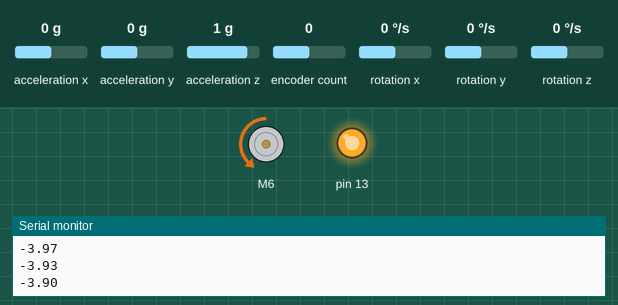
The sketch below on a simulated Arduino Uno, built with avr-gcc and run on an emulated ATmega328P. Shown: DC motor (green arrow = forward, orange = backward, longer = faster), output pins drawn as LEDs (lit = HIGH), the last lines printed to the serial monitor. Wiring (inferred from the names in the program): MPU-6050 motion sensor at I2C address 0x68. The test bench sets the inputs (shaded band); at power-on: acceleration z 1 g, acceleration x 0 g, acceleration y 0 g, encoder count 0, rotation x 0 °/s, rotation y 0 °/s, rotation z 0 °/s.

Above: at 0.1 s.
At 1.2 s:
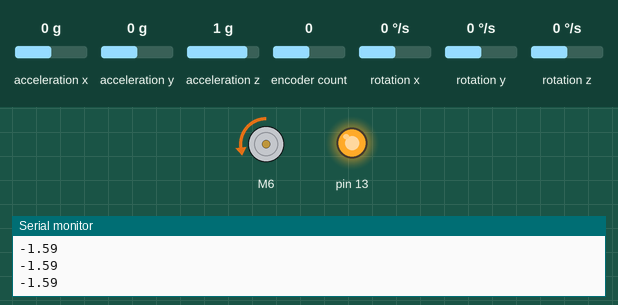
1.3 s: acceleration z set to 0 g
At 2.6 s:
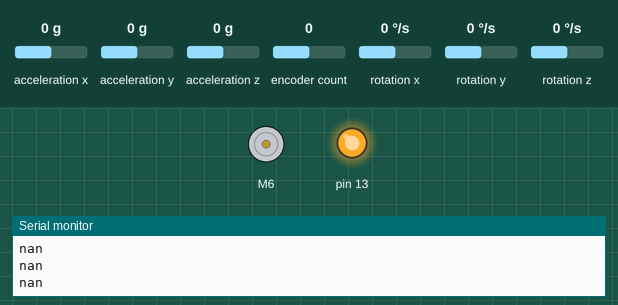
Timing chart, 0 to 4.3 s (numbered marks = the images above; inputs shaded):
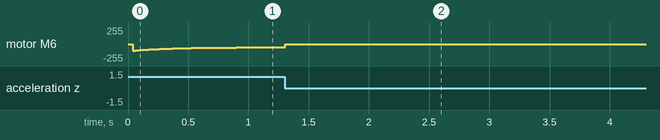

The sketch:

segway_complimentry.ino
```cpp
/******************************************************************************************************************

Segway Balancing Code
By: Vishwas Gajera, Tanay Srinivasa
Last Modified: 29 May 2024 10:28 AM

Functions Called in Setup and Loop are Defined in func.ino:
        - void read_imu()                : Reads roll and pitch from MPU6050 Through Wire
        - void calculate_IMU_error()     : Used to Calibrate MPU6050

**** Encoder Pins ****
Pin 1 - 2
Pin 2 - 3

**** Motor Pins ****
dir_pin 7
pwm_pin 6

**** IMU Pins ****
SCL - A4
SDA - A5
******************************************************************************************************************/

#include "constants.h"

void setup() {
        Serial.begin(9600);

        pinMode(13, OUTPUT);
        digitalWrite(13, HIGH);

        Wire.begin();                      // Initialize comunication
        Wire.beginTransmission(MPU);       // Start communication with MPU6050 // MPU=0x68
        Wire.write(0x6B);                  // Talk to the register 6B
        Wire.write(0x00);                  // Make reset - place a 0 into the 6B register
        Wire.endTransmission(true);        //end the transmission

        pinMode(encoderPin1, INPUT_PULLUP);
        pinMode(encoderPin2, INPUT_PULLUP);
        delay(20);

        sgnRoll = 0;
        sgnPrevRoll = 0;
}

void loop() {
        read_imu();
        encoderValue = wheelEnc.read();

        lastt=t;
        t=micros();
        dt=(t-lastt)/1000000;

        segway_controller();
        writeToMotor();

        Serial.println(roll);
}
```

constants.h
```cpp
#include <Wire.h>
#include <Encoder.h>
#include <TrivikramEncoder.h>
#include <CytronMotorDriver.h>

/* MPU Initialization*/
const int MPU = 0x68; // MPU6050 I2C address
float AccX, AccY, AccZ;
float GyroX, GyroY, GyroZ;
float accAngleX, accAngleY, gyroAngleX, gyroAngleY, gyroAngleZ;
float roll, pitch, yaw;
float AccErrorX, AccErrorY, GyroErrorX, GyroErrorY, GyroErrorZ;
float elapsedTime, currentTime, previousTime;
float t,lastt,dt;
float looptime_print;
int c = 0;   //counter for imu error calculation

/* Loop Time Definition */
float LoopTimer;

/* Encoder Parameters */
#define wheelMotorPPR 2264/4
#define pi 3.141592

//these pins can not be changed 2/3 are special pins (Interrupt Capable)
#define encoderPin1 2
#define encoderPin2 3
Encoder wheelEnc(encoderPin1, encoderPin2);
CytronMD wheelMotor(PWM_DIR, 6, 8);

volatile int lastEncoded = 0;
volatile long encoderValue = 0;
volatile long encoder_x=0;

long lastencoderValue = 0;

int lastMSB = 0;
int lastLSB = 0;

// Deadband for Motor Inputs //
float deadzone=0;

/* PID Setup */

// Offsets For Balance Position //
float target_roll=0;
float target_enc=0;
float roll_offset=4.4;

// Error Initialisation //
float error_roll=0;
float last_error_roll=0;
float error_enc=0;
float last_error_enc=0;

/* PID Setup */

// Gains for Roll //
float Kp=25;//5;//16;           // theta gain
float Kd=0;//1.2;//1.5;      // theta dot gain
float Ki=5;

// Gains for Encoder //
float Kd_wheel=0;//4.5;            // x_dot gain

// Error Function Initialisation //
float u=0;
float int_lean=0;

// PWM Value Initialisation //
float pwm=0;

// Sign of Roll and Previous Roll for Integral Wind-Up //
int sgnRoll, sgnPrevRoll;

/* Motor Pin Definition */
#define dir_pin 8
#define pwm_pin 6
```

functions.ino
```cpp
void read_imu(){
        // === Read acceleromter data === //
        Wire.beginTransmission(MPU);
        Wire.write(0x3B); // Start with register 0x3B (ACCEL_XOUT_H)
        Wire.endTransmission(false);
        Wire.requestFrom(MPU, 6, true); // Read 6 registers total, each axis value is stored in 2 registers
        //For a range of +-2g, we need to divide the raw values by 16384, according to the datasheet
        AccX = (Wire.read() << 8 | Wire.read()) / 16384.0; // X-axis value
        AccY = (Wire.read() << 8 | Wire.read()) / 16384.0; // Y-axis value
        AccZ = (Wire.read() << 8 | Wire.read()) / 16384.0; // Z-axis value

        // Calculating Roll and Pitch from the accelerometer data
        accAngleX = (atan(AccY / sqrt(pow(AccX, 2) + pow(AccZ, 2))) * 180 / PI) + 1.68; // AccErrorX ~(1.98) See the calculate_IMU_error()custom function for more details
        accAngleY = (atan(-1 * AccX / sqrt(pow(AccY, 2) + pow(AccZ, 2))) * 180 / PI) + 1.35; // AccErrorY ~(-0.21)

        // === Read gyroscope data === //
        previousTime = currentTime;        // Previous time is stored before the actual time read
        currentTime = millis();            // Current time actual time read
        elapsedTime = (currentTime - previousTime) / 1000; // Divide by 1000 to get seconds
        Wire.beginTransmission(MPU);
        Wire.write(0x43); // Gyro data first register address 0x43
        Wire.endTransmission(false);
        Wire.requestFrom(MPU, 6, true); // Read 4 registers total, each axis value is stored in 2 registers
        GyroX = (Wire.read() << 8 | Wire.read()) / 131.0; // For a 250deg/s range we have to divide first the raw value by 131.0, according to the datasheet
        GyroY = (Wire.read() << 8 | Wire.read()) / 131.0;
        GyroZ = (Wire.read() << 8 | Wire.read()) / 131.0;

        // Correct the outputs with the calculated error values
        GyroX = GyroX + 3.52; // GyroErrorX ~(-1.72)
        GyroY = GyroY + 1.46; // GyroErrorY ~(-0.73)
        GyroZ = GyroZ + 0.08; // GyroErrorZ ~ (-0.03)

        // Currently the raw values are in degrees per seconds, deg/s, so we need to multiply by sendonds (s) to get the angle in degrees
        gyroAngleX = gyroAngleX + GyroX * elapsedTime; // deg/s * s = deg
        gyroAngleY = gyroAngleY + GyroY * elapsedTime;
        yaw =  yaw + GyroZ * elapsedTime;

        // Complementary filter - combine acceleromter and gyro angle values
        roll = (0.98 * gyroAngleX) + (0.02 * accAngleX);
        pitch =(0.98 * gyroAngleY) + (0.02 * accAngleY);

        gyroAngleX=roll;     //corrects the gyroAngleX and y else senser reading gyroAnglex and y starts to drift
        gyroAngleY=pitch;

        roll -= roll_offset;

        // Print the values on the serial monitor
        // Serial.print(roll); Serial.print(" ");
        //Serial.print("/");
        // Serial.print(pitch);
        //Serial.print("/");
        //Serial.println(yaw);
}

void calculate_IMU_error() {
        // We can call this funtion in the setup section to calculate the accelerometer and gyro data error. From here we will get the error values used in the above equations printed on the Serial Monitor.
        // Note that we should place the IMU flat in order to get the proper values, so that we then can the correct values
        // Read accelerometer values 200 times
        while (c < 200) {
                Wire.beginTransmission(MPU);
                Wire.write(0x3B);
                Wire.endTransmission(false);
                Wire.requestFrom(MPU, 6, true);
                AccX = (Wire.read() << 8 | Wire.read()) / 16384.0 ;
                AccY = (Wire.read() << 8 | Wire.read()) / 16384.0 ;
                AccZ = (Wire.read() << 8 | Wire.read()) / 16384.0 ;
                // Sum all readings
                AccErrorX = AccErrorX + ((atan((AccY) / sqrt(pow((AccX), 2) + pow((AccZ), 2))) * 180 / PI));
                AccErrorY = AccErrorY + ((atan(-1 * (AccX) / sqrt(pow((AccY), 2) + pow((AccZ), 2))) * 180 / PI));
                c++;
        }
        //Divide the sum by 200 to get the error value
        AccErrorX = AccErrorX / 200;
        AccErrorY = AccErrorY / 200;
        c = 0;
        // Read gyro values 200 times
        while (c < 200) {
                Wire.beginTransmission(MPU);
                Wire.write(0x43);
                Wire.endTransmission(false);
                Wire.requestFrom(MPU, 6, true);
                GyroX = Wire.read() << 8 | Wire.read();
                GyroY = Wire.read() << 8 | Wire.read();
                GyroZ = Wire.read() << 8 | Wire.read();
                // Sum all readings
                GyroErrorX = GyroErrorX + (GyroX / 131.0);
                GyroErrorY = GyroErrorY + (GyroY / 131.0);
                GyroErrorZ = GyroErrorZ + (GyroZ / 131.0);
                c++;
        }
        //Divide the sum by 200 to get the error value
        GyroErrorX = GyroErrorX / 200;
        GyroErrorY = GyroErrorY / 200;
        GyroErrorZ = GyroErrorZ / 200;
        // Print the error values on the Serial Monitor
        Serial.print("AccErrorX: ");
        Serial.println(AccErrorX);
        Serial.print("AccErrorY: ");
        Serial.println(AccErrorY);
        Serial.print("GyroErrorX: ");
        Serial.println(GyroErrorX);
        Serial.print("GyroErrorY: ");
        Serial.println(GyroErrorY);
        Serial.print("GyroErrorZ: ");
        Serial.println(GyroErrorZ);
}

void segway_controller() {
        sgnRoll = (roll > 0)? 1 : -1;

        error_roll = target_roll-roll;
        error_enc = (target_enc - (encoderValue/8530.0))*2*pi;   //8530 encoder constant 8530 interupts per round //

        if (fabs(error_roll) < deadzone ){
                u=0;
                pwm=fabs(u);
        } else {
                // Error Function Calculation //
                int_lean += (error_roll)*dt;
                int_lean = constrain(int_lean,-20,20);

                last_error_roll=error_roll;
                last_error_enc=error_enc;

                u=(Kp*error_roll)+(-Kd*GyroX)+(Ki*int_lean)+(Kd_wheel*(error_enc-last_error_enc)/dt);

                pwm=fabs(u);
                if (pwm > 255) pwm=255;
        }

        // If Lean > 20 Degrees, stop moving //
        if (fabs(roll)>20) pwm=0;

        // Integral Wind-Up //
        if (sgnRoll != sgnPrevRoll)
                int_lean = 0;
        sgnPrevRoll = sgnRoll;
}

void writeToMotor(){
        if (micros() - LoopTimer > 3000){
                wheelMotor.setSpeed(sgnRoll*pwm);
                LoopTimer=micros();
        }
}
```
